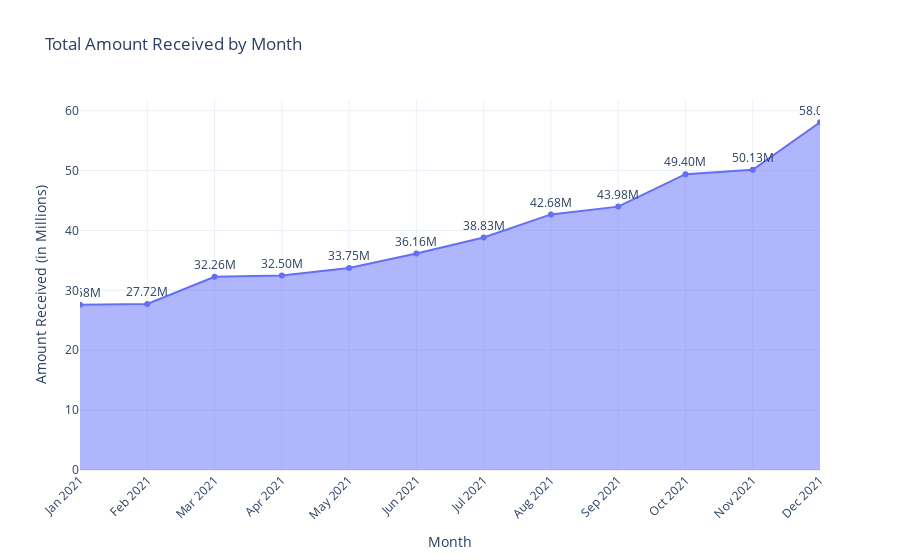

Here is the notebook cell this chart was saved with:
### Markdown cell above
#### Total Amount Received by Month

### Code cell
# Prepare the data for the plot
monthly_funded = (
    df.sort_values('issue_date')
    .assign(month_name=lambda x: x['issue_date'].dt.strftime('%b %Y'))
    .groupby('month_name', sort=False)['total_payment']
    .sum()
    .div(1000000)
    .reset_index(name='total_received')
)

# Create an interactive area plot with Plotly Express
fig = px.area(
    monthly_funded,
    x='month_name',
    y='total_received',
    title='Total Amount Received by Month',
    labels={'month_name': 'Month', 'total_received': 'Received Amount (in Millions)'},
    markers=True,
    text=monthly_funded['total_received'].apply(lambda x: f'{x:.2f}M')
)

# Update layout for a cleaner look
fig.update_layout(
    xaxis_tickangle=-45,
    yaxis_title='Amount Received (in Millions)',
    xaxis_title='Month',
    template='plotly_white',
    hovermode='x unified'
)

# Update traces for text labels
fig.update_traces(
    textposition='top center'
)

# Show the plot
fig.show()

### Figure 1 — Plotly figure (JSON) as saved in the notebook; plotly's stock layout.template omitted (floating-point values rounded to 4 significant figures)
{"data": [{"fillpattern": {"shape": ""}, "hovertemplate": "Month=%{x}<br>Received Amount (in Millions)=%{y}<br>text=%{text}<extra></extra>", "legendgroup": "", "line": {"color": "#636efa"}, "marker": {"symbol": "circle"}, "mode": "lines+markers+text", "name": "", "orientation": "v", "showlegend": false, "stackgroup": "1", "text": ["27.58M", "27.72M", "32.26M", "32.50M", "33.75M", "36.16M", "38.83M", "42.68M", "43.98M", "49.40M", "50.13M", "58.07M"], "textposition": "top center", "type": "scatter", "x": ["Jan 2021", "Feb 2021", "Mar 2021", "Apr 2021", "May 2021", "Jun 2021", "Jul 2021", "Aug 2021", "Sep 2021", "Oct 2021", "Nov 2021", "Dec 2021"], "xaxis": "x", "y": [27.58, 27.72, 32.26, 32.5, 33.75, 36.16, 38.83, 42.68, 43.98, 49.4, 50.13, 58.07], "yaxis": "y"}], "layout": {"hovermode": "x unified", "legend": {"tracegroupgap": 0}, "title": {"text": "Total Amount Received by Month"}, "xaxis": {"anchor": "y", "domain": [0, 1], "tickangle": -45, "title": {"text": "Month"}}, "yaxis": {"anchor": "x", "domain": [0, 1], "title": {"text": "Amount Received (in Millions)"}}}}
